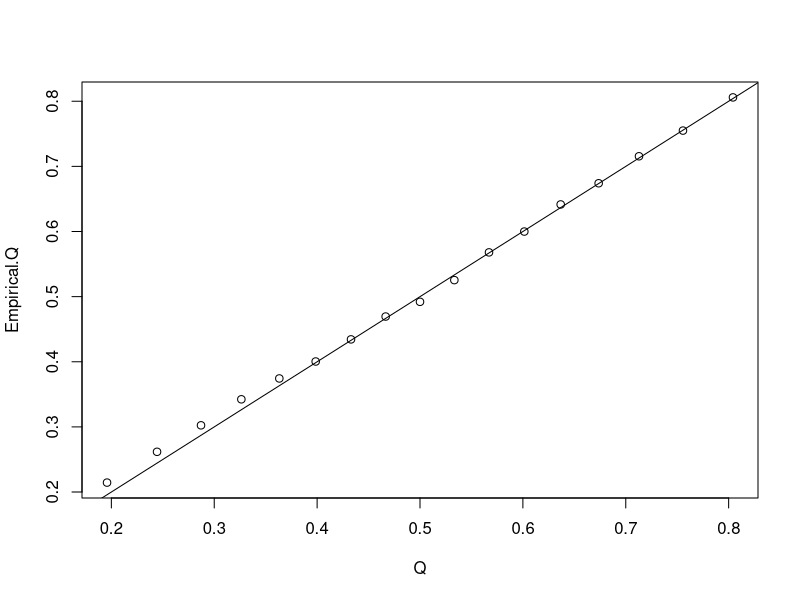

This chart was generated by the following R code:
# A simulation for Beta(2,2) using acceptance-rejection algorithm

c = 1.5 # optimal
#c = 0.5
f = function(x) 6*x*(1-x) # dbeta(2,2)
B = 1000
y = NULL
i = 0 # number of iteration
k = 0 # number of acceptance
while (k < B){
  Z = runif(1)
  u = runif(1)
  if (u<= f(Z)/c*1){
    y_new = Z
    y = c(y, y_new)
    k = k+1 # update the number of acceptance
  }  
  i = i + 1
}
length(y)
k/i
# Draw Q-Q plot
Empirical.Q <- quantile(y, seq(0.1, 0.9, 0.05))
Q <- qbeta(seq(0.1,0.9,0.05), 2,2)
plot(Q, Empirical.Q)
abline(0,1)

